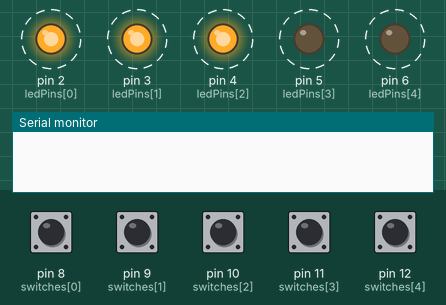
This sketch was run on a simulated Arduino Uno, built with avr-gcc and run on an emulated ATmega328P. Parts: output pins drawn as LEDs (lit = HIGH), the last lines printed to the serial monitor. Dashed ring = blinking. Inputs (shaded band) come from the test bench; at power-on: pin 8 (switches[0]), pin 9 (switches[1]), pin 10 (switches[2]), pin 11 (switches[3]), pin 12 (switches[4]) HIGH. Random numbers use the default seed unless the sketch sets one.

Above: at 2.05 s.
2.1 s: pin 10 (switches[2]) pulled LOW for 0.75 s
At 3.3 s:
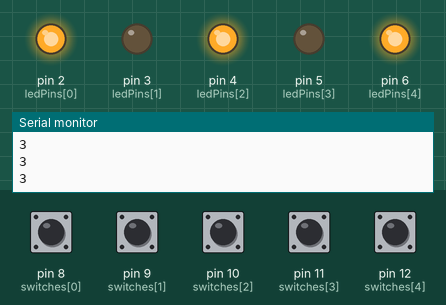
5.3 s: pin 8 (switches[0]) pulled LOW for 0.75 s
At 5.76 s:
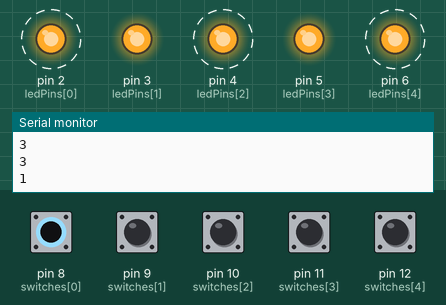
8.6 s: pin 11 (switches[3]) pulled LOW for 0.75 s
At 9.06 s:
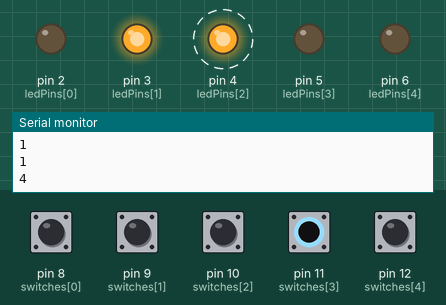
11.8 s: pin 10 (switches[2]) pulled LOW for 1 s
At 12.21 s:
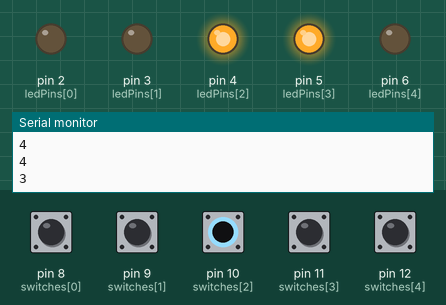
15.0 s: pin 8 (switches[0]) pulled LOW for 1 s
18.2 s: pin 10 (switches[2]) pulled LOW for 0.75 s
Timing chart, 0 to 31.4 s (numbered marks = the images above; inputs shaded):
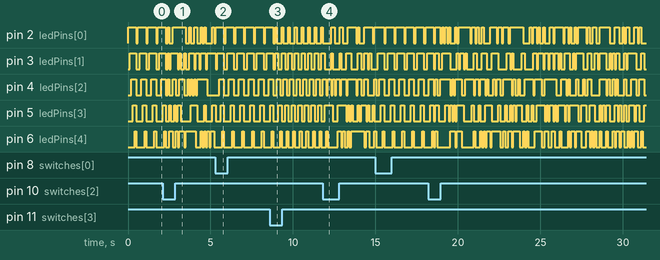

The sketch:

sketch_bike_rear_light_2.ino
```cpp
const int ledPins[] = {2,3,4,5,6};
const int switches[] = {8,9,10,11,12};

const int delayms = 100;

int currentProgram = 1;

void setup() {
  for(int i = 0; i < 5; i++)
  {
    pinMode(ledPins[i], OUTPUT);
  }

  for(int i = 0; i < 5; i++)
  {
    pinMode(switches[i], INPUT_PULLUP);
  }

  Serial.begin(9600);
}

void loop() {
  for(int i = 0; i < 5; i++)
    {
      if(digitalRead(switches[i]) == 0)
      {
        currentProgram = i+1;
        Serial.println(currentProgram);
        reset();
      }
    }

    switch(currentProgram)
    {
      case 1:
        inarow();
        break;
      case 2:
        backandforth();
        break;
      case 3:
        rnd();
        break;
      case 4:
        twoflash();
        break;
      case 5:
        allflash();
        break;
    }
}

void inarow()
{
    digitalWrite(ledPins[0], HIGH);
    delay(delayms);
    digitalWrite(ledPins[1], HIGH);
    delay(delayms);
    digitalWrite(ledPins[2], HIGH);
    delay(delayms);
    digitalWrite(ledPins[3], HIGH);
    delay(delayms);
    digitalWrite(ledPins[4], HIGH);
    delay(delayms);
    reset();
    delay(delayms);
}

void backandforth()
{
    digitalWrite(ledPins[0], HIGH);
    delay(delayms);
    digitalWrite(ledPins[1], HIGH);
    delay(delayms);
    digitalWrite(ledPins[2], HIGH);
    delay(delayms);
    digitalWrite(ledPins[3], HIGH);
    delay(delayms);
    digitalWrite(ledPins[4], HIGH);
    delay(delayms);
    digitalWrite(ledPins[4], LOW);
    delay(delayms);
    digitalWrite(ledPins[3], LOW);
    delay(delayms);
    digitalWrite(ledPins[2], LOW);
    delay(delayms);
    digitalWrite(ledPins[1], LOW);
    delay(delayms);
    digitalWrite(ledPins[0], LOW);
    delay(delayms);
}

void rnd()
{
    for(int i = 0; i < 5; i++)
    {
      int randNum = random(2);
      digitalWrite(ledPins[i],randNum);
    }
    delay(delayms);
}

void twoflash()
{
  digitalWrite(ledPins[0], HIGH);
  digitalWrite(ledPins[1], HIGH);
  delay(delayms);
  digitalWrite(ledPins[0], LOW);
  digitalWrite(ledPins[2], HIGH);
  delay(delayms);
  digitalWrite(ledPins[1], LOW);
  digitalWrite(ledPins[3], HIGH);
  delay(delayms);
  digitalWrite(ledPins[2], LOW);
  digitalWrite(ledPins[4], HIGH);
  delay(delayms);
  reset();
}

void allflash()
{
  for(int i = 0; i < 5; i++)
  {
    digitalWrite(ledPins[i], !digitalRead(ledPins[i]));
  }
  delay(delayms);
}

void reset()
{
  for(int i = 0; i < 5; i++)
  {
    digitalWrite(ledPins[i], LOW);
  }
}
```
